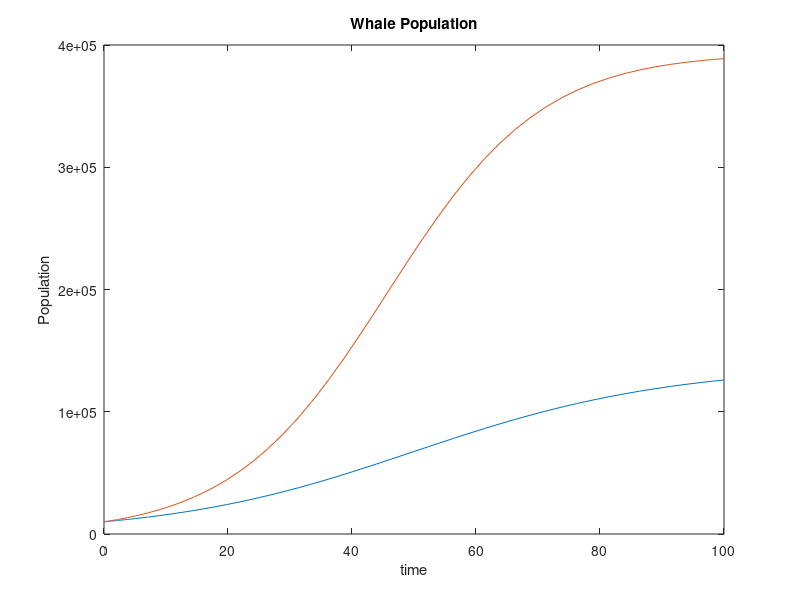
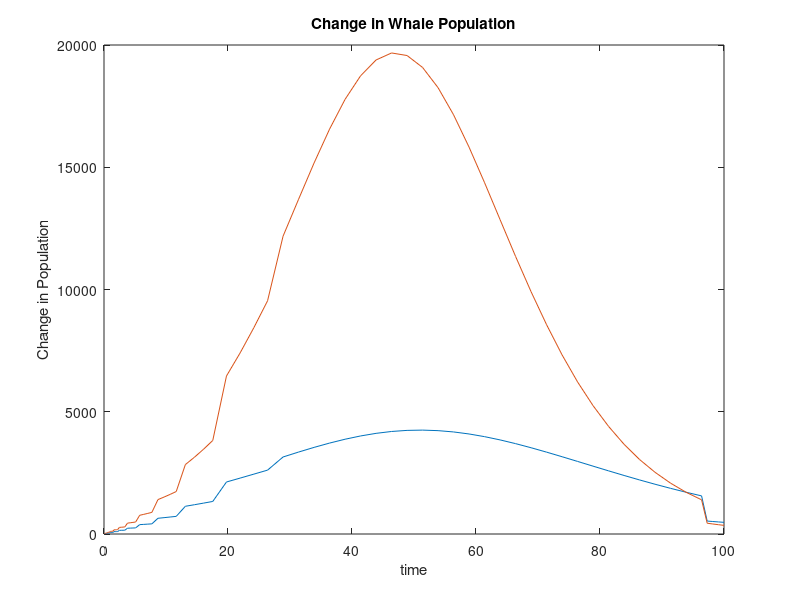

Recreate these plots in MATLAB, in order.
% This script is a proof-of-concept which shows how to numerically solve
% this two-species competition environment model using MATLAB.
% Specifically, this script uses the ode45 utility.

% The ODE model (LaTeX friendly)
% \begin{align*}
%     \frac{dx}{dt} &= r_1 x (1 - x/K_1) - \alpha_1 x y \\
%     \frac{dy}{dt} &= r_2 y (1 - y/K_2) - \alpha_2 x y
% \end{align*}
% 
% (Plaintext friendly)
%   x'(t) = r1 * x(t) * (1 - x(t) / K1) - a1 * x(t) * y(t)
%   y'(t) = r2 * y(t) * (1 - y(t) / K2) - a2 * x(t) * y(t)

r1 = 0.05;
r2 = 0.08;
K1 = 150000;
K2 = 400000;
a1 = 1e-8;
a2 = 1e-8;

f = @(t,x) [r1*x(1) * (1 - x(1) / K1) - a1 * x(1) * x(2); ...
    r2 * x(2) * (1 - x(2) / K2) - a2 * x(1) * x(2)];

[t, xa] = ode45(f, [0 100], [10000 10000]);

plot(t, xa(:,1)); hold on
plot(t, xa(:,2));
title('Whale Population');
xlabel('time'), ylabel('Population'); hold off

figure();

plot(t(2:end), diff(xa(:,1))); hold on
plot(t(2:end), diff(xa(:,2)));
title('Change in Whale Population');
xlabel('time'), ylabel('Change in Population'); hold off
